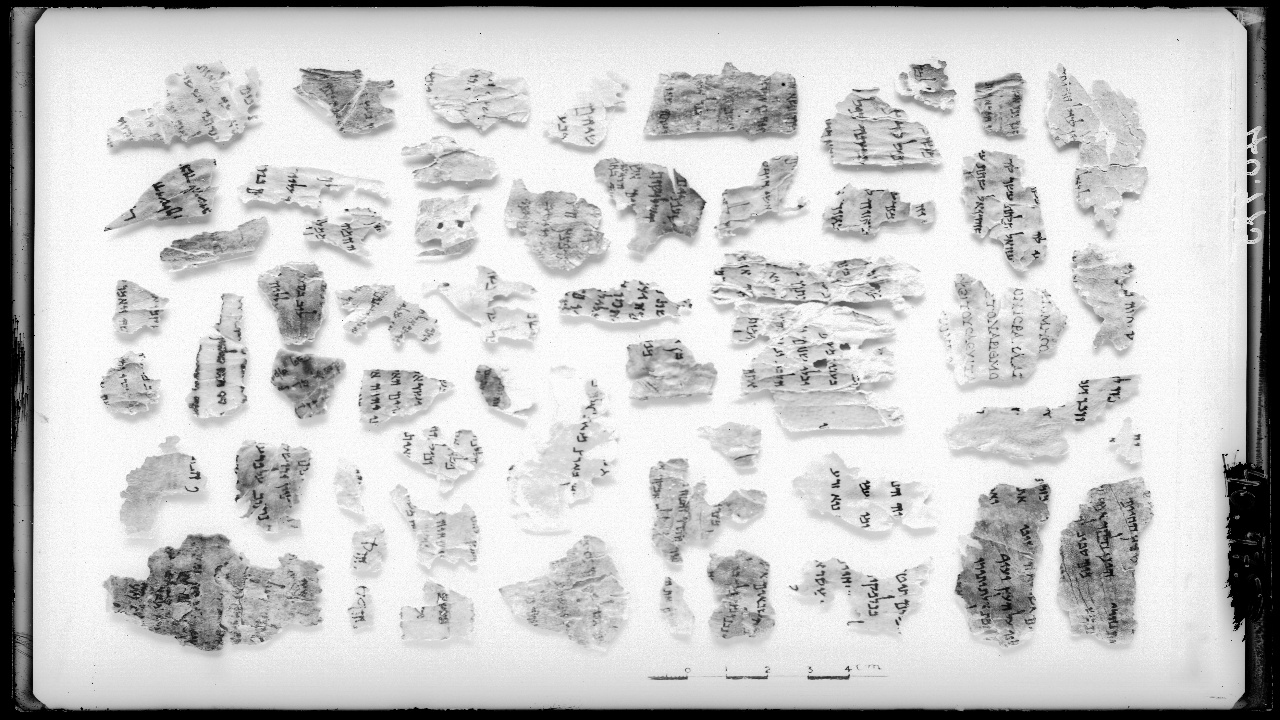
#> input picture Dead_Sea_Project/Image_Processing_Project/contours/separate pieces/M40975-1-E.jpg, 1280 x 720 px, given in place of mask_M40975-1-E.jpg, which was not available
$ python extract_pieces_better.py
#> lines starting #> are read from the running program, lines starting #| are printed output that depends on the picture; after the words box and inside, x2 and y2 are one past the last pixel; in counts of white or black regions, pixels touching at a corner belong together; pictures that were not available may be replaced by others from this repository, and a replacement may not be noted
import os

import cv2
import numpy as np


def extract_pieces(img_name):
    # Source image
#> called with img_name = 'M40975-1-E.jpg'
    source_image_path = "mask_" + img_name
    source_image_name, ext = source_image_path.split(".")
    vanilla_img_path = img_name
    vanilla_img_name, ext2 = vanilla_img_path.split(".")

    # Load the image
    source_image = cv2.imread(source_image_path)
#> source_image is the input picture: shape (720, 1280, 3); min 0, max 255, mean 201.3
    vanilla_img = cv2.imread(vanilla_img_path)

    # Convert image to grayscale
    grayscale_image = cv2.cvtColor(source_image, cv2.COLOR_BGR2GRAY)

    # Save the image
    # cv2.imwrite((source_image_name + "_grayscale." + ext), grayscale_image)

    # Remove gaussian noise
    denoised_image = cv2.GaussianBlur(grayscale_image, (3, 3), 0)

    # Detect edges
    # 160 and 210 : min and max thresholds. Look at the saved image after tweakings, in order to find the right values.
    edges = cv2.Canny(denoised_image, 160, 210)
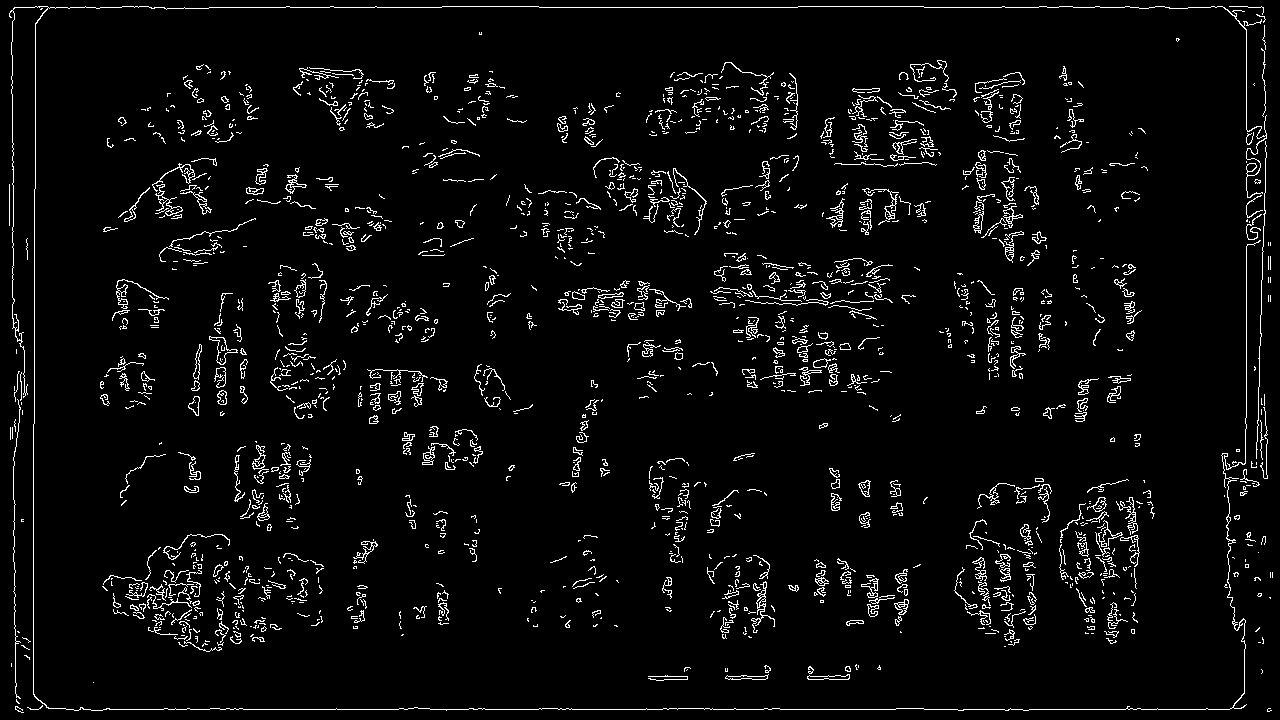
#> edges: shape (720, 1280); 4.3% white in thin lines or dots

    # Save the image
    # cv2.imwrite((source_image_name + "_edges." + ext), edges)

    # Use erode and dilate to remove unwanted edges and close gaps of some edges
    # Again, tweak the kernel values as needed

    # Erode will make the edges thinner. If the kernel size is big, some edges will be removed.
    # (1,1) will erode a little, (2,2) will erode more, (5,5) will erode even more...
    kernel = np.ones((1, 1), np.uint8)
    eroded_edges = cv2.erode(edges, kernel, iterations=10)

    # dilate will smooth the edges
    # (1,1) will dilate a little, (2,2) will dilate more, (5,5) will dilate even more...
    kernel = np.ones((3, 3), np.uint8)
    dilated_edges = cv2.dilate(eroded_edges, kernel, iterations=1)
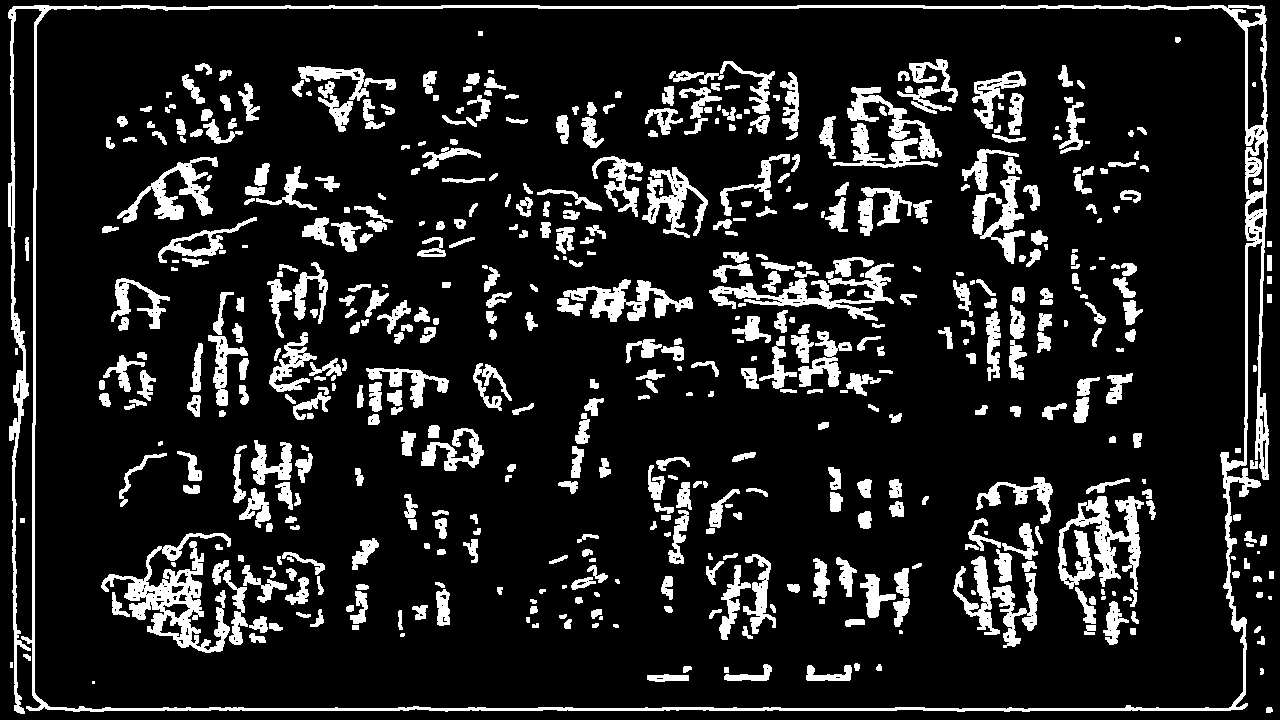
#> dilated_edges: shape (720, 1280); 13.6% white; 533 white regions (21 under 20 px)

    # Find contours
    # Use a copy of the image: findContours alters the image
    dilated_edges_copy = dilated_edges.copy()
    ret, thresh = cv2.threshold(dilated_edges_copy, 127, 255, 0)
    contours, hierarchy = cv2.findContours(thresh, cv2.RETR_TREE, cv2.CHAIN_APPROX_SIMPLE)
#> contours = 982 contours, 481 with area under 20; largest, box (x1, y1, x2, y2) and area: (8, 5, 1269, 714) 860344, (34, 7, 1259, 710) 843178, (101, 533, 231, 653) 4871, (1058, 496, 1144, 590) 3284, (709, 263, 894, 321) 2454
    # We could have used v2.RETR_EXTERNAL and CHAIN_APPROX_NONE too

    # Create a list containing only the contours parents from the hierarchy returned by findContours
    hierarchy_parents_only = [x[3] for x in hierarchy[0]]

    print("Number of contours found: ", len(contours))
#| Number of contours found:  982
    print("Number of hierarchies found: ", len(hierarchy_parents_only))
#| Number of hierarchies found:  982

    # Now we will filter the contours. We select only the ones we need.
    selected_contours = list()
    selected_hierarchy = list()
    min_area = 100

    for index, contour in enumerate(contours):
        # Keep only contours having no parent (remove overlapping contours
        if hierarchy_parents_only[index] == -1:
            # Keep only contours having an area greater than "min_area"
            area = cv2.contourArea(contour)
            if area > min_area:
                selected_contours.append(contour)
                selected_hierarchy.append(hierarchy[0][index])
#> this loop made 982 passes
#> (contour, area) on passes 10, 23, 24, 25, 26: ([[1269, 571], [1269, 578], [1273, 578], [1273, 571]], 28), ([[1267, 294], [1267, 302], [1271, 302], [1271, 294]], 32), ([[1267, 276], [1267, 283], [1271, 283], [1271, 276]], 28), ([[1267, 255], [1267, 270], [1271, 270], [1271, 255]], 60), ([[1267, 241], [1267, 246], [1271, 246], [1271, 241]], 20)
#> area on passes 1, 4, 5, 6, 8, 9: 26.5, 24.5, 31.5, 23.5, 27.5, 34
#> after the loop, selected_contours = 1 contour; box (x1, y1, x2, y2) and area: (8, 5, 1269, 714) 860344; selected_hierarchy = [[-1, 26, 28, -1]]

    print("Number of selected contours: ", len(selected_contours))
#| Number of selected contours:  1
    print("Number of selected hierarchies : ", len(selected_hierarchy))
#| Number of selected hierarchies :  1

    # Draw all contours on the source image (usefull for debugging, but change color (0, 0, 0) to something else if the background is black too).
    # -1 means drawing all contours, "(0, 255, 0)" for contours in green color, "3" is the thickness of the contours
    source_image_with_contours = cv2.drawContours(source_image, selected_contours, -1, (0, 0, 0), 3)
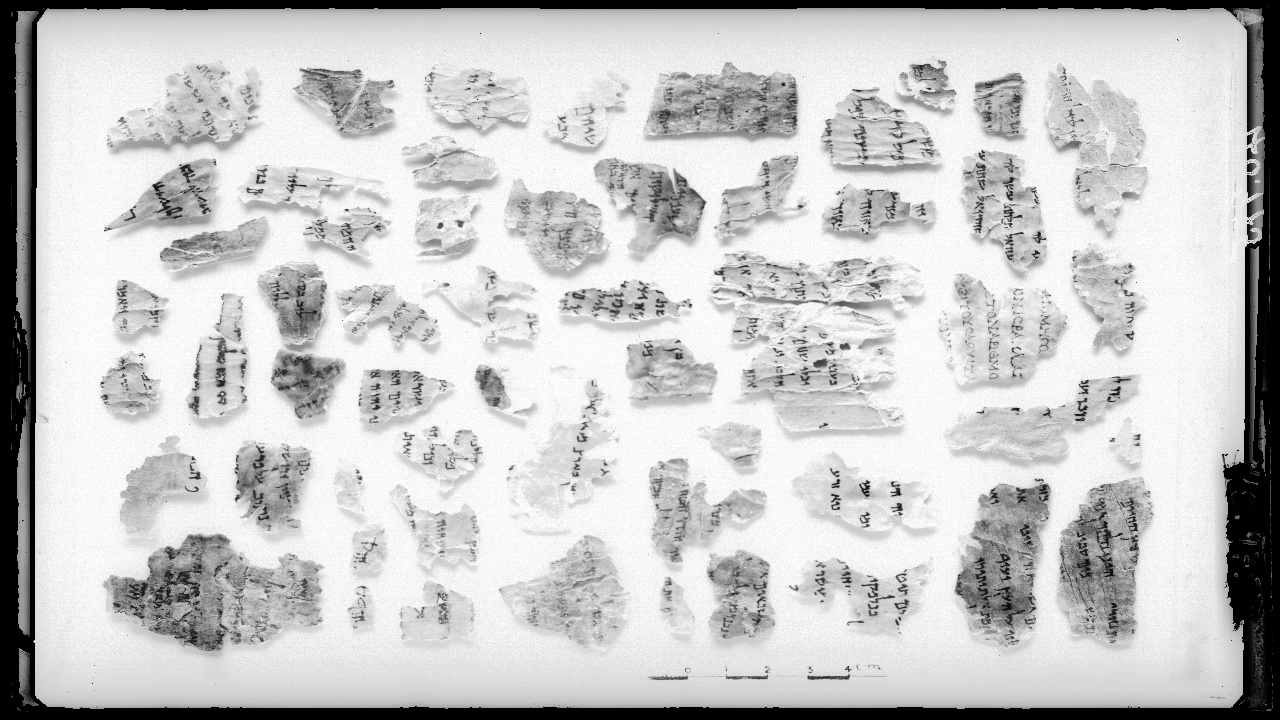
#> source_image_with_contours: shape (720, 1280, 3); min 0, max 255, mean 199.5

    # Save the image
    # cv2.imwrite((source_image_name + "_with_contours." + ext), source_image_with_contours)

    # Now, extract each image
    for index, contour in enumerate(selected_contours):
        # Image name for writing to file
        cropped_image_path = "pieces/" + vanilla_img_name + "_P" + str(index) + "." + ext

        # Create mask where white is what we want, black otherwise
        mask = np.zeros_like(grayscale_image)

        # Draw filled contour in mask
        cv2.drawContours(mask, selected_contours, index, 255, -1)

        # Mask everything but the object we want to extract
        masked_image = cv2.bitwise_and(vanilla_img, source_image, mask=mask)
        # cv2.imwrite("out2.jpg", masked_image)

        # Determine the bounding box (minimum rectangle in which the object can fit)
        (y, x) = np.where(mask == 255)
        (top_y, top_x) = (np.min(y), np.min(x))
        (bottom_y, bottom_x) = (np.max(y), np.max(x))
        # Crop image (extract)
        extracted_image = masked_image[top_y:bottom_y + 1, top_x:bottom_x + 1]

        # Write to file
        cv2.imwrite(cropped_image_path, extracted_image)
#> this loop made 1 pass
#> (cropped_image_path, top_y, top_x, bottom_y, bottom_x) on pass 1: ('pieces/M40975-1-E_P0.jpg', 5, 8, 713, 1268)
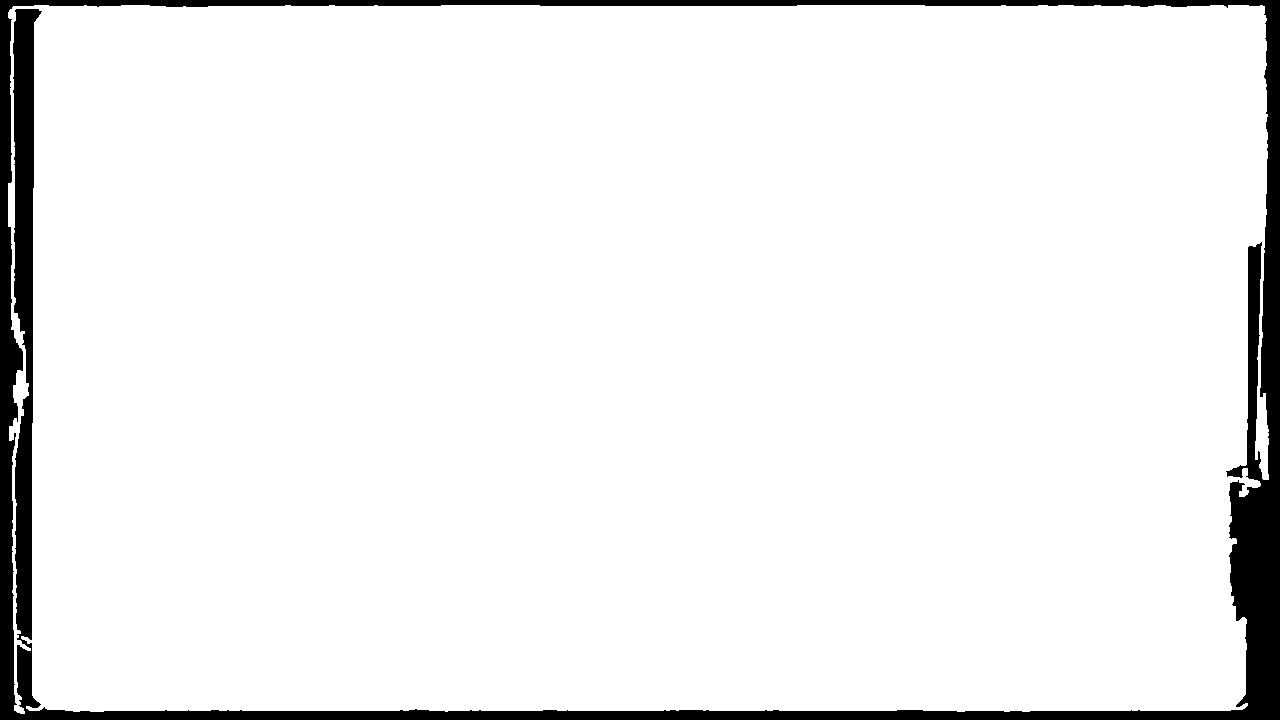
#> mask: shape (720, 1280); 93.7% white; 1 black region, box (x1, y1, x2, y2) and area: (0, 0, 1280, 720) 58175


# extract_pieces("M40975-1-E.jpg")


folder_dir = "images"
for img in os.listdir(folder_dir):

    if img.endswith(".jpg"):
        extract_pieces(img)
